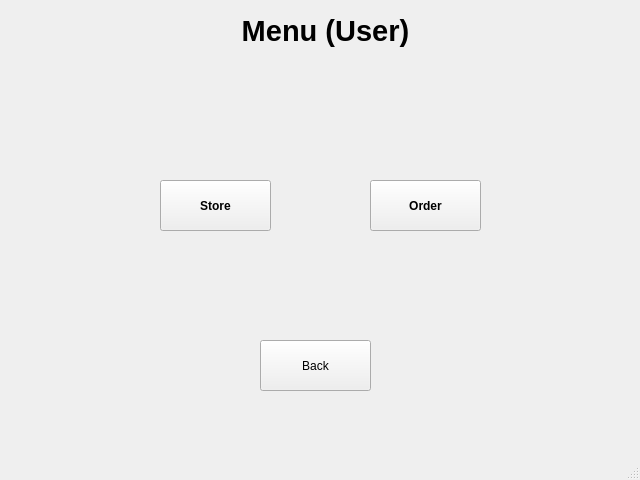
<?xml version="1.0" encoding="UTF-8"?>
<ui version="4.0">
 <class>usermenu</class>
 <widget class="QMainWindow" name="usermenu">
  <property name="geometry">
   <rect>
    <x>0</x>
    <y>0</y>
    <width>640</width>
    <height>480</height>
   </rect>
  </property>
  <property name="windowTitle">
   <string>MainWindow</string>
  </property>
  <widget class="QWidget" name="centralwidget">
   <widget class="QLabel" name="label">
    <property name="geometry">
     <rect>
      <x>180</x>
      <y>0</y>
      <width>291</width>
      <height>61</height>
     </rect>
    </property>
    <property name="font">
     <font>
      <pointsize>22</pointsize>
      <weight>75</weight>
      <bold>true</bold>
     </font>
    </property>
    <property name="layoutDirection">
     <enum>Qt::LeftToRight</enum>
    </property>
    <property name="text">
     <string>Menu (User)</string>
    </property>
    <property name="alignment">
     <set>Qt::AlignCenter</set>
    </property>
   </widget>
   <widget class="QPushButton" name="orderBtn">
    <property name="geometry">
     <rect>
      <x>370</x>
      <y>180</y>
      <width>111</width>
      <height>51</height>
     </rect>
    </property>
    <property name="font">
     <font>
      <weight>75</weight>
      <bold>true</bold>
     </font>
    </property>
    <property name="text">
     <string>Order</string>
    </property>
   </widget>
   <widget class="QPushButton" name="storeBtn">
    <property name="geometry">
     <rect>
      <x>160</x>
      <y>180</y>
      <width>111</width>
      <height>51</height>
     </rect>
    </property>
    <property name="font">
     <font>
      <weight>75</weight>
      <bold>true</bold>
     </font>
    </property>
    <property name="text">
     <string>Store</string>
    </property>
   </widget>
   <widget class="QPushButton" name="backBtn">
    <property name="geometry">
     <rect>
      <x>260</x>
      <y>340</y>
      <width>111</width>
      <height>51</height>
     </rect>
    </property>
    <property name="text">
     <string>Back</string>
    </property>
   </widget>
  </widget>
  <widget class="QStatusBar" name="statusbar"/>
 </widget>
 <resources/>
 <connections/>
</ui>
